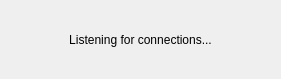
<?xml version="1.0" encoding="UTF-8"?>
<ui version="4.0">
 <class>server_listen_connection_widget</class>
 <widget class="QWidget" name="server_listen_connection_widget">
  <property name="geometry">
   <rect>
    <x>0</x>
    <y>0</y>
    <width>281</width>
    <height>79</height>
   </rect>
  </property>
  <property name="windowTitle">
   <string>server_listen_connection_widget</string>
  </property>
  <layout class="QHBoxLayout" name="horizontalLayout">
   <item>
    <widget class="QLabel" name="label">
     <property name="text">
      <string>Listening for connections...</string>
     </property>
     <property name="alignment">
      <set>Qt::AlignCenter</set>
     </property>
    </widget>
   </item>
  </layout>
 </widget>
 <resources/>
 <connections/>
</ui>
